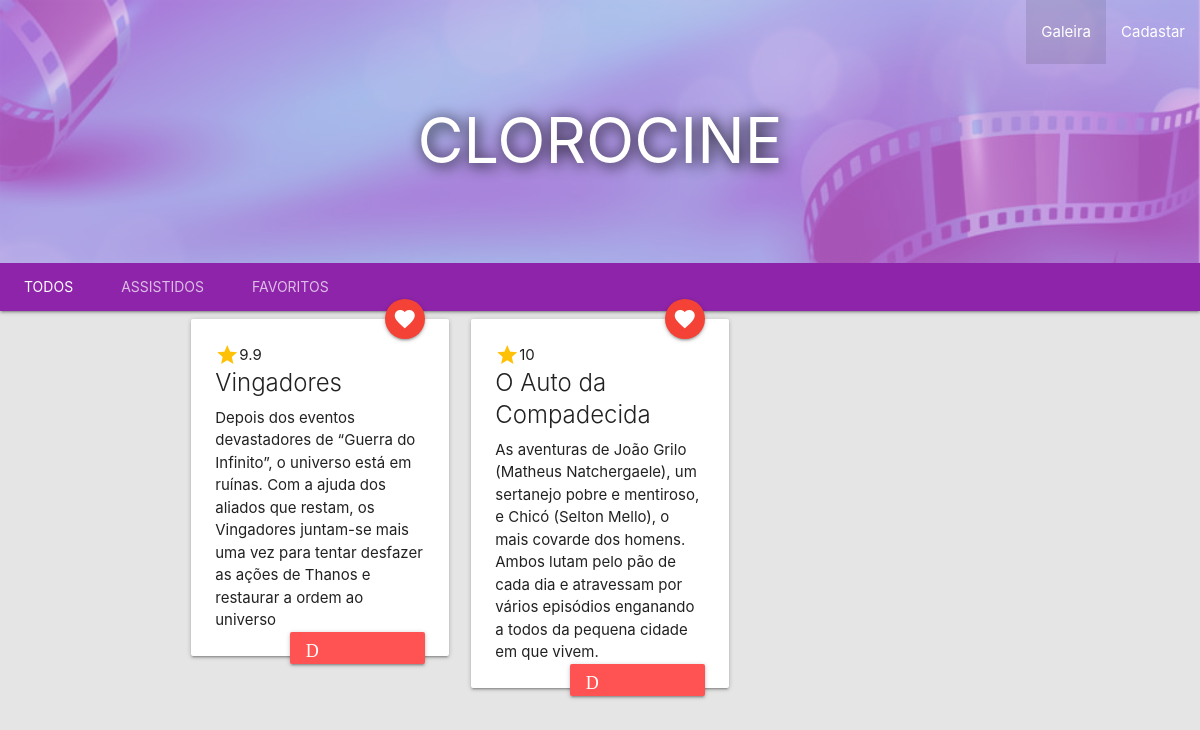
The page / on the database its author committed.
### tables this page shows
CREATE TABLE filmes (
        id INTEGER PRIMARY KEY AUTOINCREMENT,
        titulo VARCHAR(200) NOT NULL,
        poster VARCHAR (200),
        sinopse TEXT,
        nota DECIMAL(3,1)
    , favorito INT DEFAULT 0);

### repository/conexao.php (called while the page is built)
<?php
class conexao{
    public  static function criar():PDO{
        return new PDO ("sqlite:db/filmes.db");
    }
}

### controller/filmesController.php (called while the page is built, shortened)
<?php
require "./repository/FilmesRepositoryPDO.php";
class filmesController
{
    public function index()
    {
        $filmesRepository = new FilmeRepositoryPDO();
        return $filmesRepository->listarTodos();
    }
}

### repository/FilmesRepositoryPDO.php (called while the page is built, shortened)
<?php
require "conexao.php";
class FilmeRepositoryPDO
{
    private $conexao;
    public function __construct()
    {
        $this->conexao = conexao::criar();
    }
    public function listarTodos(): array
    {
        $filmeLista = array();
        $sql = "SELECT * FROM filmes";
        $filmes = $this->conexao->query($sql);
        while ($filme = $filmes->fetchObject()) {
            array_push($filmeLista, $filme);
        }
        return $filmeLista;
    }
}

### view/galeria.php (the view, shortened to what this page needs)
<?php include "cabecalho.php" ?>
<?php
$controller = new filmesController();
$filmes = $controller->index();
?>
<body>
  <nav class="nav-extended purple lighten-3">
    <div class="nav-wrapper">
      <ul id="nav-mobile" class="right">
        <li class="active"><a href="/">Galeira</a></li>
        <li class="/novo"><a href="/novo">Cadastar</a></li>
      </ul>
    </div>
    <div class="nav-header center">
      <h1 class="titulo">CLOROCINE</h1>
    </div>
    <div class="nav-content">
      <ul class="tabs tabs-transparent  purple darken-1">
        <li class="tab"><a class="active" href="#test1">Todos</a></li>
        <li class="tab"><a href="#test2">Assistidos</a></li>
        <li class="tab"><a href="#test3">Favoritos</a></li>
      </ul>
    </div>
  </nav>
  <div class="container">
    <div class="row">
      <?php foreach ($filmes as $filme) : ?>
        <div class="col s7 m4 14 xl3">
          <div class="card hoverable card-serie">
            <div class="card-image">
              <button class="btn-fav btn-floating halfway-fab waves-effect waves-light red" data-id="<?= $filme->id ?>">
                <i class=" material-icons"><?= ($filme->favorito) ? "favorite" : "favorite_border" ?></i></button>
            </div>
            <div class="card-content">
              <P class="valign-wrapper">
                <i class="material-icons amber-text">star</i></a><?= $filme->nota ?>
              </P>
              <span class="card-title"><?= $filme->titulo ?></span>
              <p><?= $filme->sinopse ?></p>
              <button class="waves-effect weves-light btn-small right red accent-2 btn-delete" data-id="<?= $filme->id ?>"><i class="material-icons">Delete</i>
              </button>
            </div>
          </div>
        </div>
      <?php endforeach ?>
    </div>
  </div>
</body>
</html>

### index.php (shortened to what this page needs)
<?php
$rota = $_SERVER["REQUEST_URI"];
require "./controller/FilmesController.php";
if ($rota === "/") {
    require "view/galeria.php";
    exit();
}

### view/cabecalho.php (shortened to what this page needs)
<!DOCTYPE html>
<html lang="en">
<head>
  <link rel="stylesheet" href="https://cdnjs.cloudflare.com/ajax/libs/materialize/1.0.0/css/materialize.min.css">
<link rel="stylesheet" href="style.css">
</head>

### style.css (style rules this page uses)
body { background-color: #e5e5e5; }
.nav-extended { background-image: url("img/capa.jpg"); background-size: cover; background-blend-mode: soft-light; }
.nav-header h1 { text-shadow: 2px 2px 15px #000000; }
.titulo { padding-bottom: 1em; }

### rows shown on the page
filmes: nota "9.9", titulo "Vingadores", sinopse "Depois dos eventos devastadores de “Guerra do Infinito”, o universo está em ruínas. Com a ajuda dos aliados que restam, os Vingadores juntam-se mais uma vez para tentar desfazer as ações de Thanos e restaurar a ordem ao universo"
filmes: nota "10", titulo "O Auto da Compadecida", sinopse "As aventuras de João Grilo (Matheus Natchergaele), um sertanejo pobre e mentiroso, e Chicó (Selton Mello), o mais covarde dos homens. Ambos lutam pelo pão de cada dia e atravessam por vários episódios enganando a todos da pequena cidade em que vivem."
